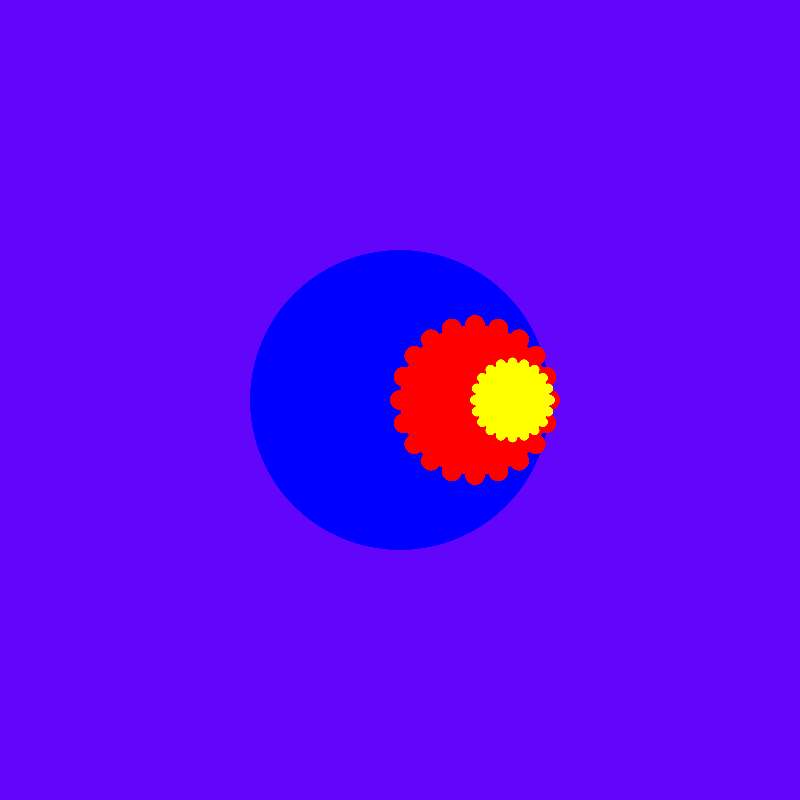
Frame 1 (no input)
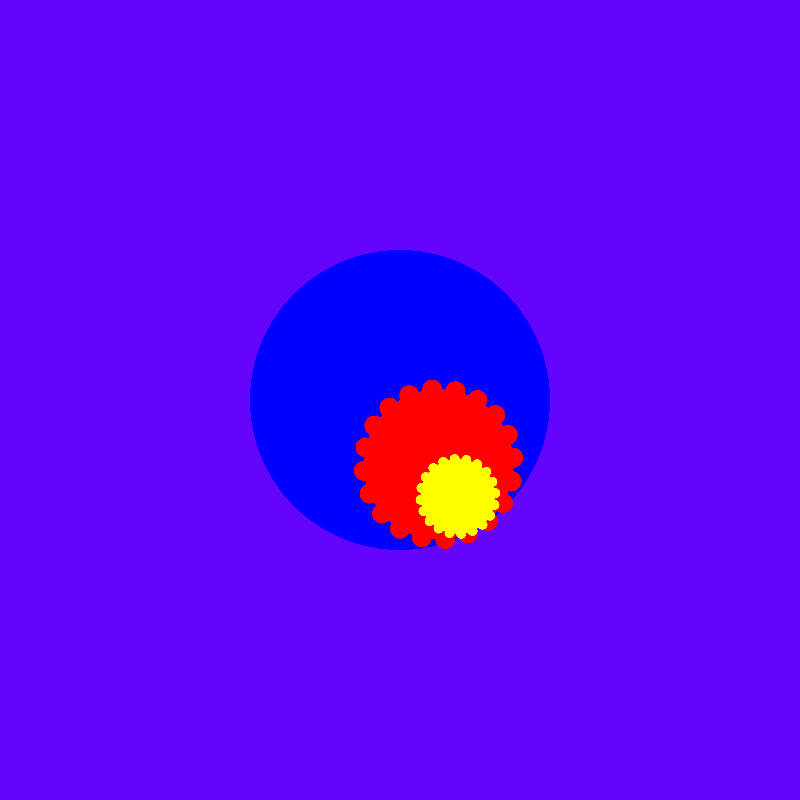
Frame 60 (no input)
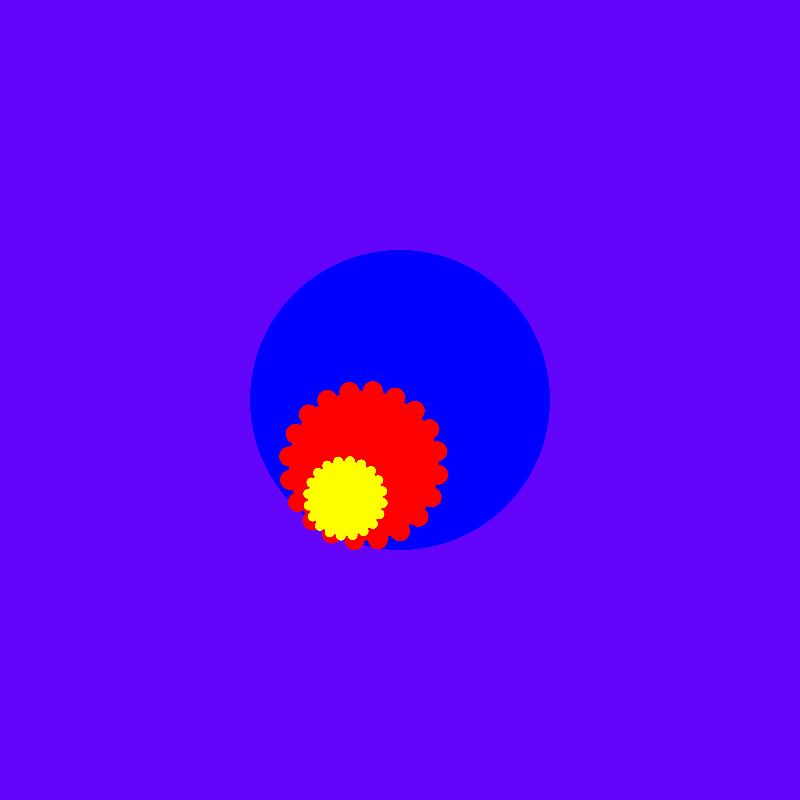
Frame 120 (the mouse pressed at the canvas centre since frame 60)

The p5.js sketch that drew these frames (run headless with seeded random() and noise() and a simulated clock; from frame 60 on, the mouse is pressed at the canvas centre):

// p5.js sketch
// ── sketch.js
let x;
let y;
let p=[];
let q=[];
let angle=0;
let r=150;
let shiftingAngle=[];
let numAxis=10;

function setup() {
    createCanvas(800, 800);
    pixelDensity(3);
    angleMode(DEGREES);
    for(let i=0;i<numAxis;i++){
        shiftingAngle[i]=i*90/numAxis;
    }
}

function draw() {
    //angle=map(mouseX,0,width,0,360);
    background("#6405fb");
    noStroke();
    x=r*cos(angle);
    y=r*sin(angle);

    translate(width/2, height/2);

    fill("#0000ff");
    ellipse(0,0,r*2,r*2);



    for(let i=0;i<numAxis;i++){
        p[i]=r*cos(angle+shiftingAngle[i]);
        q[i]=r*sin(angle+shiftingAngle[i]);

        push();
        rotate(-shiftingAngle[i]);

        // line(-r,0,r,0);
        // line(0,-r,0,r);
    
        fill("#fe0000");
        ellipse(p[i],0,20,20);
        ellipse(0,q[i],20,20);
        pop();
    }


    translate(x/2,y/2);

    fill("#fe0000");
    ellipse(0,0,r,r);

    for(let i=0;i<numAxis;i++){
        p[i]=r/2*cos(angle+shiftingAngle[i]);
        q[i]=r/2*sin(angle+shiftingAngle[i]);

        push();
        rotate(-shiftingAngle[i]);

        // line(-r,0,r,0);
        // line(0,-r,0,r);
    
        fill("#ffff00");
        ellipse(p[i],0,10,10);
        ellipse(0,q[i],10,10);
        pop();
    }
    translate(x/4,y/4);
    fill("#ffff00");
    ellipse(0,0,r/2,r/2);

    angle++;

}

function keyPressed() {
    if (key === "v" || key === "V") {
        recordVideo(3);
    }
}


function recordVideo(seconds) {
    const canvas = document.querySelector("canvas");
    const stream = canvas.captureStream(60);
    const mimeTypes = [
        "video/mp4;codecs=avc1",
        "video/mp4",
        "video/webm;codecs=vp9",
        "video/webm"
    ];
    const mimeType = mimeTypes.find(type => MediaRecorder.isTypeSupported(type));
    const options = { videoBitsPerSecond: 8_000_000 };
    if (mimeType) {
        options.mimeType = mimeType;
    }
    const recorder = new MediaRecorder(stream, options);
    const chunks = [];

    recorder.ondataavailable = event => {
        if (event.data.size > 0) {
            chunks.push(event.data);
        }
    };

    recorder.onstop = () => {
        const extension = recorder.mimeType.includes("mp4") ? "mp4" : "webm";
        const blob = new Blob(chunks, { type: recorder.mimeType });
        const link = document.createElement("a");

        link.href = URL.createObjectURL(blob);
        link.download = `260721.${extension}`;
        link.click();
        URL.revokeObjectURL(link.href);
        stream.getTracks().forEach(track => track.stop());
        isRecording = false;
    };

    isRecording = true;
    recorder.start();
    setTimeout(() => recorder.stop(), seconds * 1000);
}
